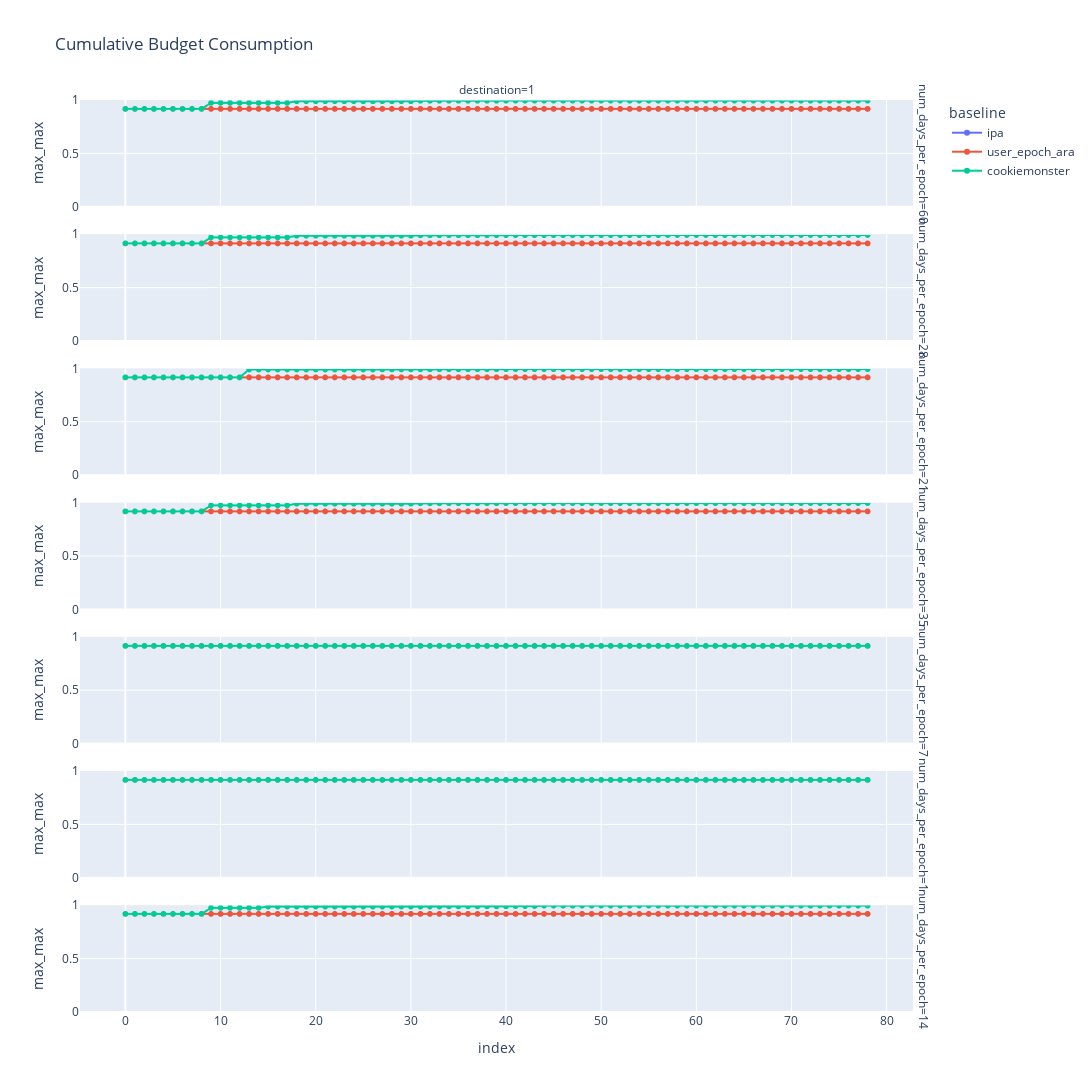
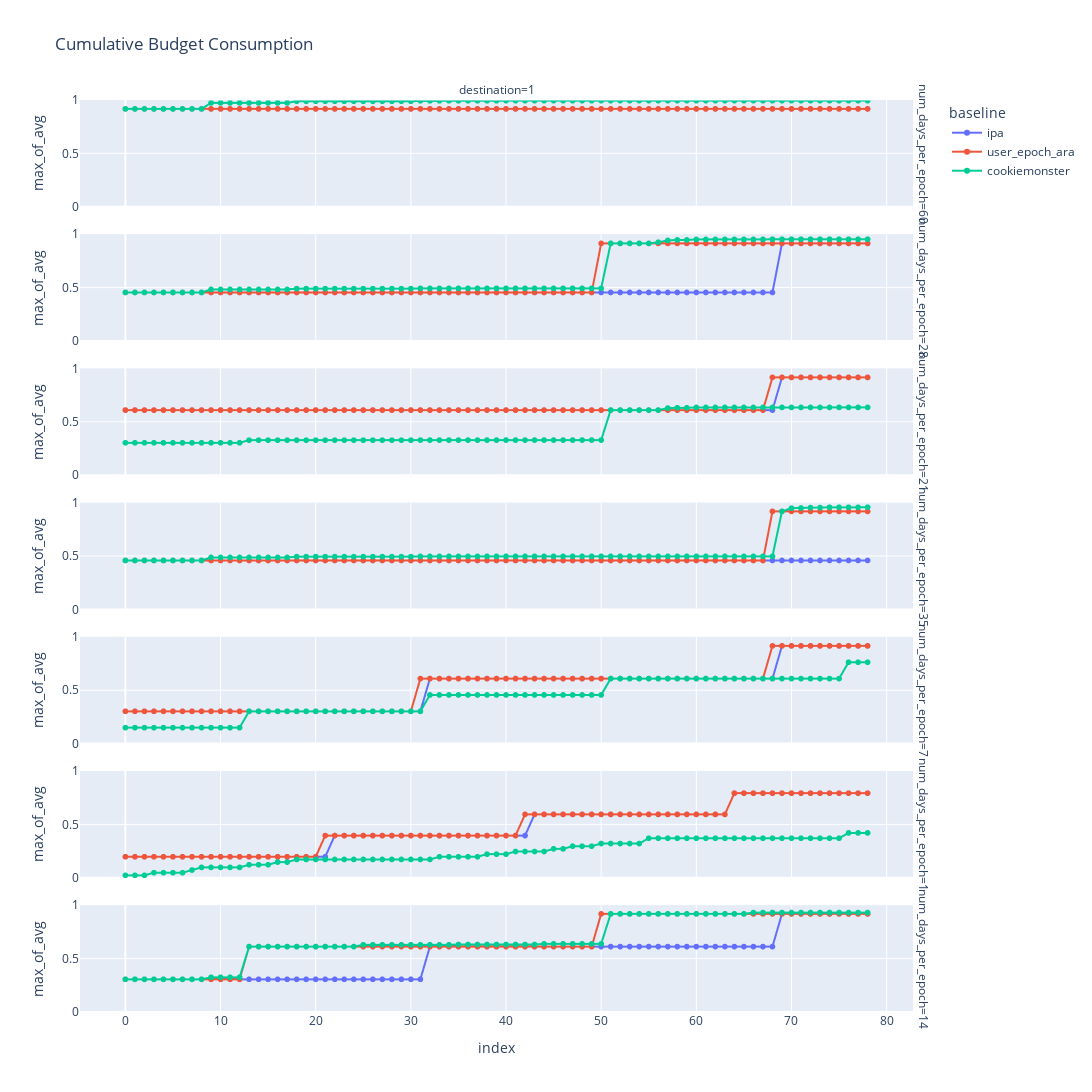
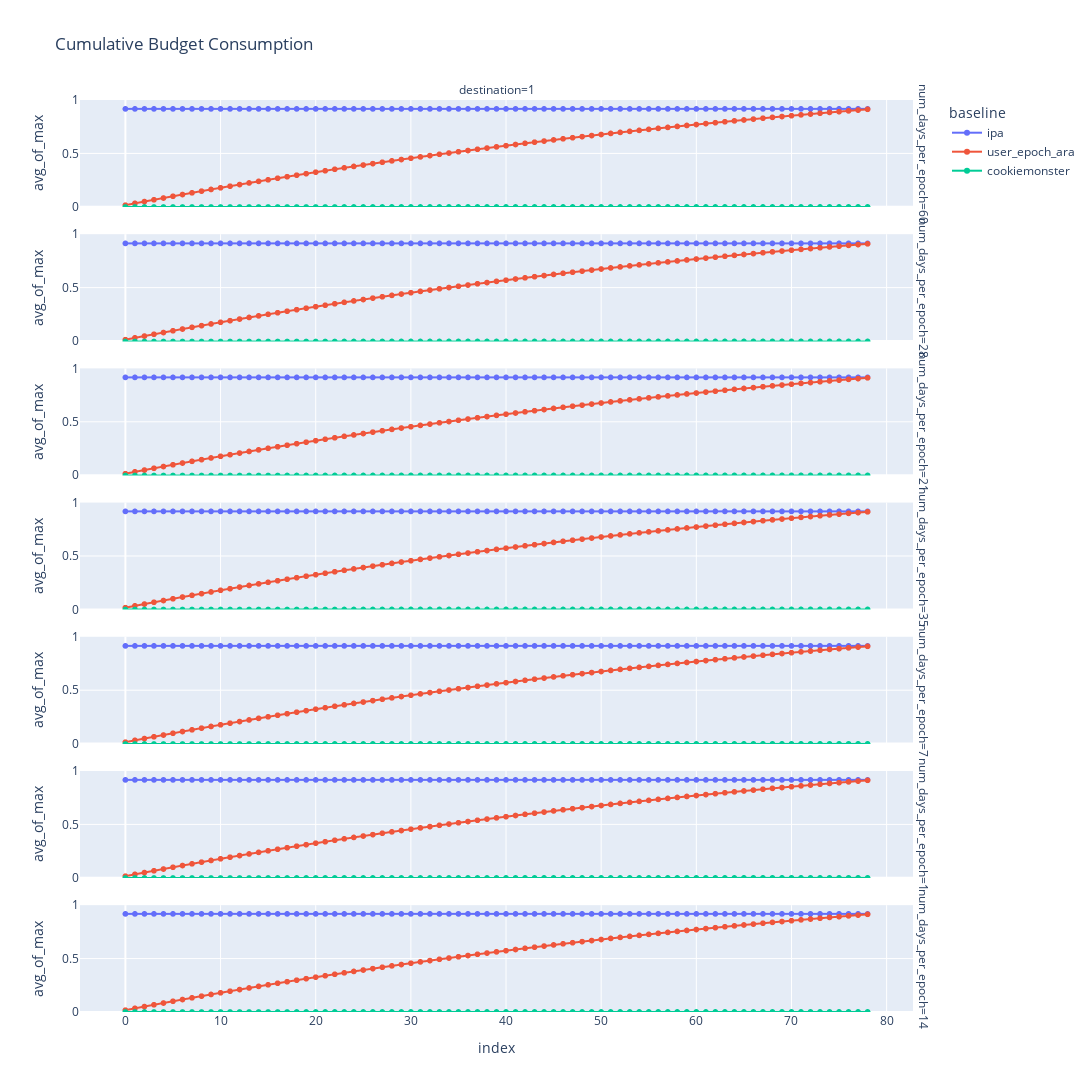
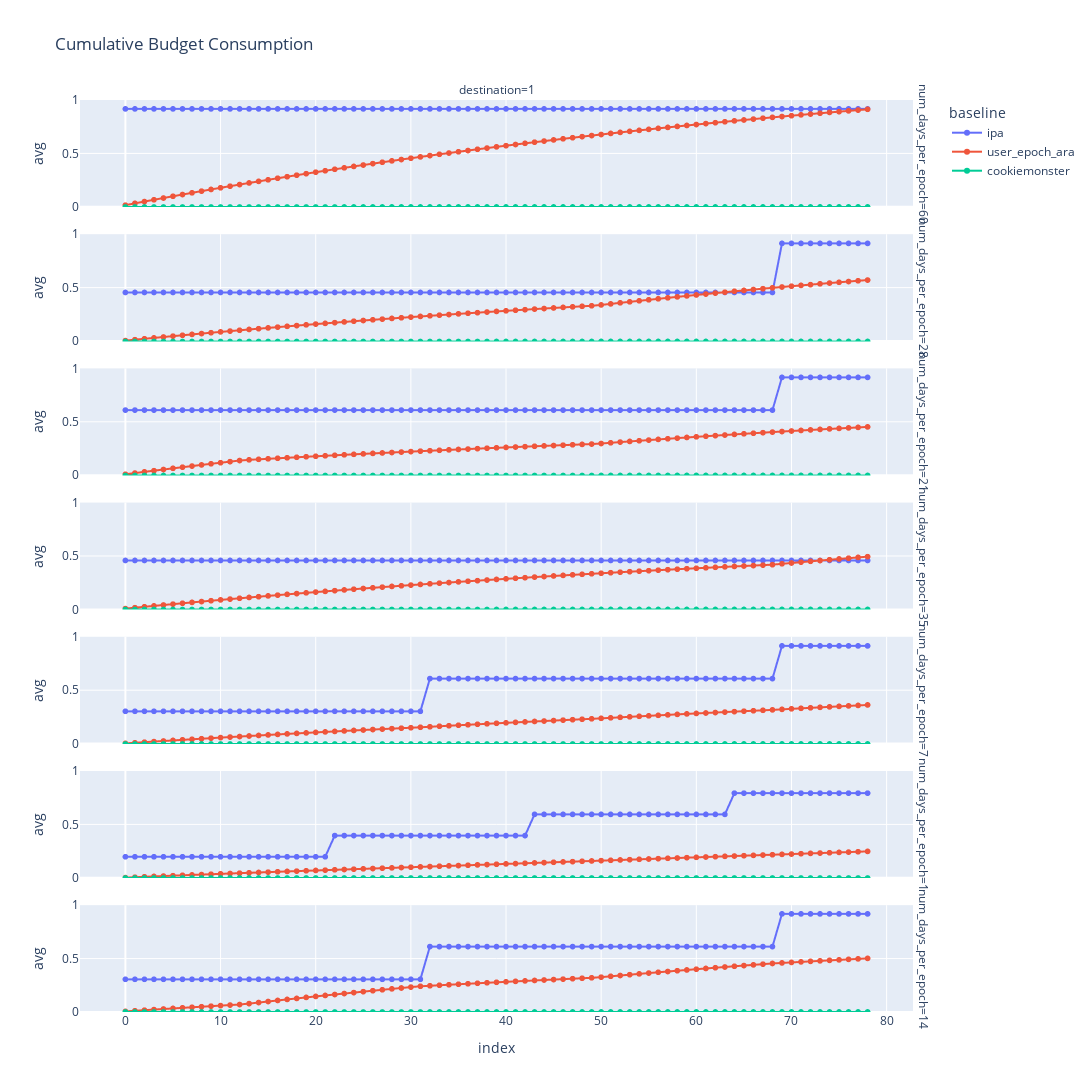

Notebook code for these charts, in order:
### Code cell
path = "ray/patcg/varying_epoch_granularity_aw_7"
df = analyze_results(path, "budget")
plot_budget_consumption_lines(df, facet_row="num_days_per_epoch", height=1600)
plot_budget_consumption_bars(df, x_axis="num_days_per_epoch")
